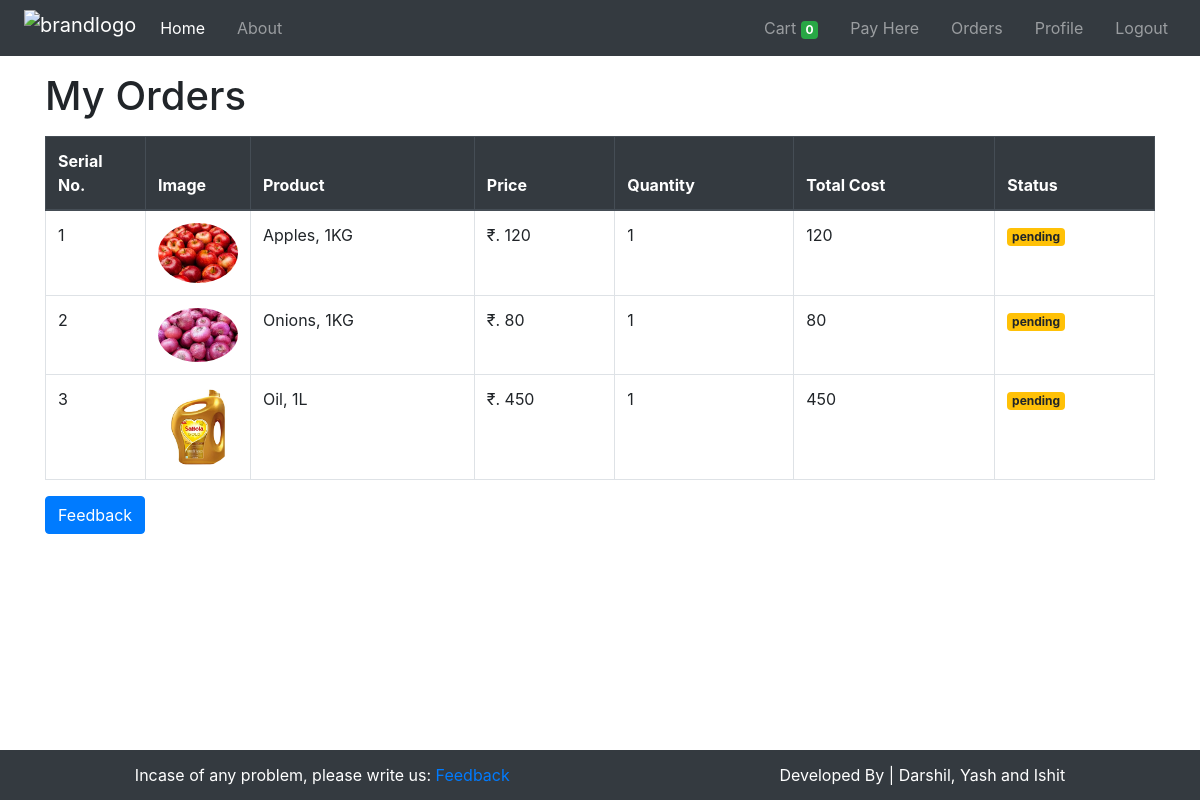
The page /orders/ (signed in) on the database its author committed.
### store/models/orders.py (models this page shows, shortened)
class Order(models.Model):
    product = models.ForeignKey(Product, on_delete=models.CASCADE)
    customer = models.ForeignKey(Customer, on_delete=models.CASCADE)
    quantity = models.IntegerField()
    price = models.IntegerField()
    date = models.DateField(default=datetime.today)
    address = models.TextField(default='')
    phone = models.CharField(max_length=15, default='')
    status = models.BooleanField(default=False)
    @staticmethod
    def getAllOrdersByID(id):
        return Order.objects.filter(customer= id).order_by('-date')

### store/models/product.py (models this page shows, shortened)
class Product(models.Model):
    name = models.CharField(max_length=50)
    price = models.IntegerField(default=0)
    category = models.ForeignKey(Category, on_delete=models.CASCADE, default=1)
    description = models.CharField(max_length=200, default='')
    image = models.ImageField(upload_to='products')

### store/auth.py (the view)
    def middleware(request):
        if not request.session.get('customer_id'):
            return redirect('login')
        response = get_response(request)
        return response

### store/auth.py (called while the page is built)
def auth_middleware(get_response):
    def middleware(request):
        if not request.session.get('customer_id'):
            return redirect('login')
        response = get_response(request)
        return response
    return middleware

### store/templatetags/cart.py (called while the page is built)
@register.filter(name='order_row_cost')
def order_row_cost(num1, num2):
    return num1 * num2

@register.filter(name='currency_converter')
def currency_converter(cost):
    return "₹. "+str(cost)

### store/views.py (called while the page is built)
@auth_middleware
def orderview(request):
    id = request.session.get('customer_id')
    all_orders = Order.getAllOrdersByID(id)
    data = {
        'allorders': all_orders,
    }
    return render(request, 'store/orders.html', data)

### store/templates/store/orders.html
{% extends "store/base.html" %}
{% block content %}
{% load cart %}
    <div class="container mb-5">
        <h1 class="my-3">My Orders</h1>
        <table class="table table-bordered">
            <thead class="thead-dark">
                <tr>
                    <th style="width: 100px;">
                        Serial No.
                    </th>
                    <th style="width: 100px;">
                        Image
                    </th>
                    <th>
                        Product
                    </th>
                    <th>
                        Price
                    </th>
                    <th>
                        Quantity
                    </th>
                    <th>
                        Total Cost
                    </th>
                    <th>
                        Status
                    </th>
                </tr>
            </thead>
            {% for ao in allorders %}
                <tr>
                    <td>{{ forloop.counter }}</td>
                    <td><img style="width: 80px;" class="rounded-circle" src="{{ ao.product.image.url }}" alt="product-image"></td>
                    <td>{{ ao.product.name }}</td>
                    <td>{{ ao.product.price|currency_converter }}</td>
                    <td>{{ ao.quantity }}</td>
                    <td>{{ ao.product.price|order_row_cost:ao.quantity }}</td>
                    {% if ao.status %}
                    <td><small class="badge badge-success">accepted</small></td>
                    {% else %}
                    <td><small class="badge badge-warning">pending</small></td>
                    {% endif %}
                </tr>
            {% endfor %}
        </table>
        <button class="btn btn-primary mb-3">
            <a href="{% url 'feedback' %}" style="color: white; text-decoration: none;">Feedback</a>
        </button>
    </div>
{% endblock %}

### store/templates/store/base.html (style rules this page uses)
body { -webkit-user-select: none; -moz-user-select: none; -ms-user-select: none; user-select: none; }

### rows shown on the page
Order: product.image (picture), product.name "Apples, 1KG", product.price "₹. 120", quantity "1", product.price|order_row_cost "120", status "pending"
Order: product.image (picture), product.name "Onions, 1KG", product.price "₹. 80", quantity "1", product.price|order_row_cost "80", status "pending"
Order: product.image (picture), product.name "Oil, 1L", product.price "₹. 450", quantity "1", product.price|order_row_cost "450", status "pending"

### other values the page prints
{{ request.session.cart.keys|length }} "0"
